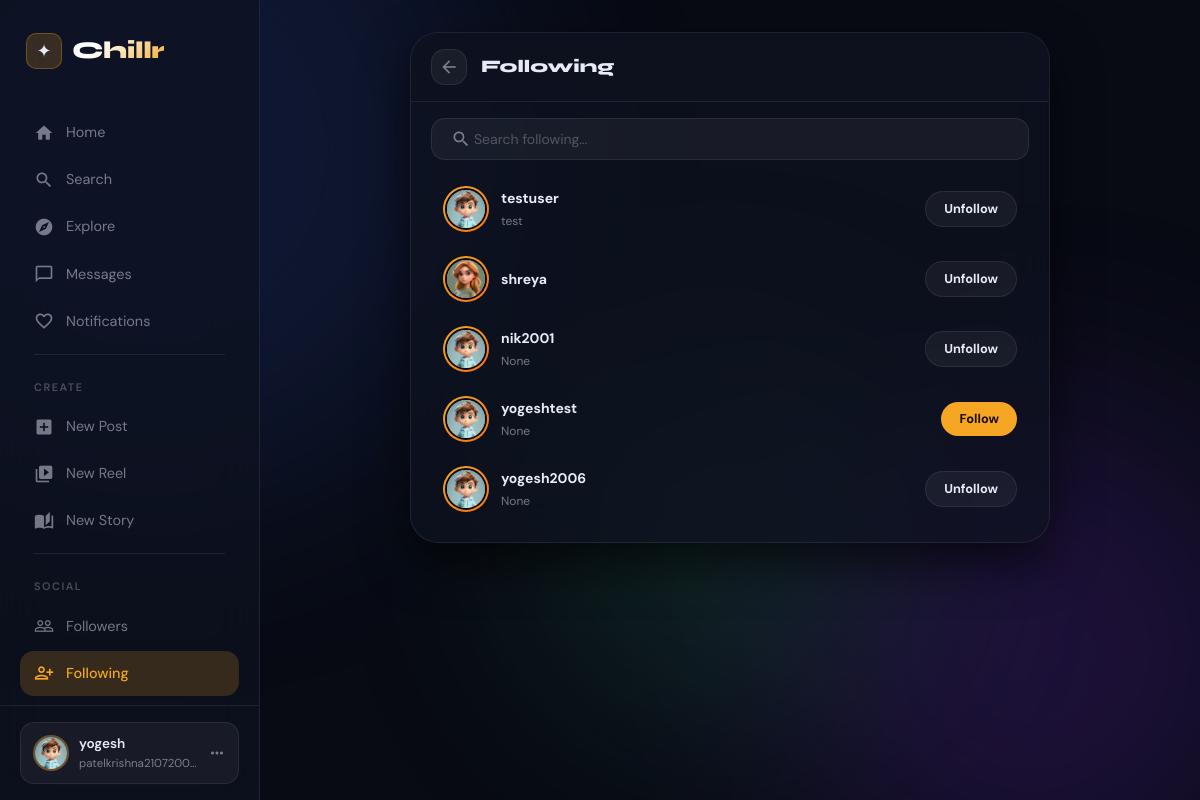
/following/ (signed in), run on the app's committed database.
### myapp/models.py (models this page shows, shortened)
class InstaUser(models.Model):
    GENDER_CHOICES = (
        ('male','Male'),
        ('female','Female'),
    )
    ACCOUNT_TYPE=(
        ('private','Private'),
        ('public',"Public")
    )
    username = models.CharField(max_length=100,unique=True)
    email = models.EmailField(unique=True)
    password = models.CharField(max_length=100)
    profile_pic = models.FileField(upload_to='profile_pics/', blank=True, null=True)
    gender = models.CharField(max_length=10,choices=GENDER_CHOICES,blank=True, null=True)
    name = models.CharField(max_length=100,blank=True, null=True)
    account_type=models.CharField(max_length=30,choices=ACCOUNT_TYPE,default="private")
    bio = models.TextField(blank=True, null=True)
    description = models.TextField(blank=True, null=True)
    otp=models.PositiveIntegerField(default=456)
    link = models.URLField(blank=True, null=True)
    created_at = models.DateTimeField(auto_now_add=True)
    updated_at = models.DateTimeField(auto_now=True)

### myapp/views.py (the view)
    def wrapper(request,*args,**kwargs):
        if "email" in request.session:
            try:
                uid = InstaUser.objects.get(email = request.session['email'])
                request.uid = uid
                return view_function(request,*args,**kwargs)
            except InstaUser.DoesNotExist:
                return redirect("login")
        return redirect("login")

### myapp/views.py (called while the page is built)
def checkLoggin(view_function):
    def wrapper(request,*args,**kwargs):
        if "email" in request.session:
            try:
                uid = InstaUser.objects.get(email = request.session['email'])
                request.uid = uid
                return view_function(request,*args,**kwargs)
            except InstaUser.DoesNotExist:
                return redirect("login")
        return redirect("login")
    return wrapper

@checkLoggin
def following(request):
    uid=request.uid
    following_users=InstaUser.objects.exclude(id=uid.id)
    following_ids=FollowUsers.objects.filter(following=uid).values_list("following_person_id",flat=True)
    query=request.GET.get('q')
    if query:
        following_users=following_users.filter(
            Q(username__icontains=query)|
            Q(name__icontains=query)
        )
    context={
        "uid" : uid,
        "following_users": following_users,
        "following_ids":following_ids,
    }
    return render(request,"myapp/following.html",context)

### myapp/templates/myapp/following.html (shortened to what this page needs)
{% extends 'myapp/base.html' %}
{% load static %}
{% block content %}
<div class="following-page">
    <div class="following-card">
        <div class="following-header">
            <a href="{% url 'profile' %}" class="following-back">
                <span class="material-icons">arrow_back</span>
            </a>
            <h2 class="following-title">Following</h2>
        </div>
        <div class="following-search-wrap">
            <form method="get" style="position:relative;">
                <span class="material-icons following-search-icon">search</span>
                <input type="text" name="q" value="{{ request.GET.q }}" class="following-search"
                    placeholder="Search following…">
            </form>
        </div>
        <div class="following-list">
            {% for person in following_users %}
            <div class="following-row">
                <a href="{% url 'profile' %}" class="following-profile">
                    <div class="following-avatar-ring">
                        <img src="{{ person.profile_pic.url }}" alt="{{ person.username }}">
                    </div>
                    <div class="following-info">
                        <span class="following-username">{{ person.username }}</span>
                        <span class="following-name">{{ person.name }}</span>
                    </div>
                </a>
                <a href="{% url 'follow_unfollow' pk=person.id %}"
                    class="btn-follow {% if person.id in following_ids %}btn-unfollow{% endif %}">
                    {% if person.id in following_ids %}
                    Unfollow
                    {% else %}
                    Follow
                    {% endif %}
                </a>
            </div>
            {% empty %}
            <div class="following-empty">
                <span class="material-icons">person_search</span>
                <h3>Nobody here yet</h3>
                <p>Accounts you follow will appear here.</p>
            </div>
            {% endfor %}
        </div>
    </div>
</div>
{% endblock %}

### myapp/templates/myapp/base.html (shortened to what this page needs)
{% load static %}
<!DOCTYPE html>
<html lang="en">
<head>
    <link rel="stylesheet" href="{% static 'myapp/css/style.css' %}">
    <link rel="stylesheet" href="{% static 'myapp/css/create_post.css' %}">
    <link rel="stylesheet" href="{% static 'myapp/css/chat.css' %}">
</head>
<body>
<div class="blobs" aria-hidden="true">
    <div class="blob blob-1"></div>
    <div class="blob blob-2"></div>
    <div class="blob blob-3"></div>
</div>
<div class="app-shell">
    <aside class="sidebar" id="sidebar">
        <div class="sidebar-top">
            <a href="{% url 'home' %}" class="sidebar-brand">
                <div class="sidebar-brand-logo">✦</div>
                <span class="sidebar-brand-name">Chillr</span>
            </a>
            <nav class="sidebar-nav">
                <a href="{% url 'home' %}"
                   class="nav-item {% if request.resolver_match.url_name == 'home' %}active{% endif %}">
                    <span class="material-icons">home</span>
                    Home
                </a>
                <a href="#"
                   class="nav-item {% if request.resolver_match.url_name == 'explore' %}active{% endif %}">
                    <span class="material-icons">search</span>
                    Search
                </a>
                <a href="{% url 'reels' %}"
                   class="nav-item {% if request.resolver_match.url_name == 'reels' %}active{% endif %}">
                    <span class="material-icons">explore</span>
                    Explore
                </a>
                <a href="{% url 'chat_screen' %}"
                   class="nav-item {% if request.resolver_match.url_name == 'chat_screen' %}active{% endif %}">
                    <span class="material-icons">chat_bubble_outline</span>
                    Messages
                </a>
                <a href="{% url 'notifications' %}"
                   class="nav-item {% if request.resolver_match.url_name == 'notifications' %}active{% endif %}">
                    <span class="material-icons">favorite_border</span>
                    Notifications
                </a>
                <div class="nav-divider"></div>
                <div class="nav-section-label">Create</div>
                <a href="{% url 'create-post' %}"
                   class="nav-item {% if request.resolver_match.url_name == 'create-post' %}active{% endif %}">
                    <span class="material-icons">add_box</span>
                    New Post
                </a>
                <a href="{% url 'create_reels' %}"
                   class="nav-item {% if request.resolver_match.url_name == 'create_reels' %}active{% endif %}">
                    <span class="material-icons">video_library</span>
                    New Reel
                </a>
                <a href="{% url 'create_story' %}"
                   class="nav-item {% if request.resolver_match.url_name == 'create_story' %}active{% endif %}">
                    <span class="material-icons">auto_stories</span>
                    New Story
                </a>
                <div class="nav-divider"></div>
                <div class="nav-section-label">Social</div>
                <a href="{% url 'followers' %}"
                   class="nav-item {% if request.resolver_match.url_name == 'followers' %}active{% endif %}">
                    <span class="material-icons">people_outline</span>
                    Followers
                </a>
                <a href="{% url 'following' %}"
                   class="nav-item {% if request.resolver_match.url_name == 'following' %}active{% endif %}">
                    <span class="material-icons">person_add_alt</span>
                    Following
                </a>
            </nav>
        </div>
        <div class="sidebar-user">
            <a href="{% url 'profile' %}" class="sidebar-user-card" style="text-decoration:none;">
                <img src="{{ uid.profile_pic.url }}" alt="" class="sidebar-user-avatar">
                <div class="sidebar-user-info">
                    <div class="sidebar-user-name">{{ uid.username }}</div>
                    <div class="sidebar-user-email">{{ uid.email }}</div>
                </div>
                <span class="material-icons sidebar-user-more" style="font-size:18px;">more_horiz</span>
            </a>
        </div>
    </aside>
    <div class="main-wrapper">
        {% block content %}{% endblock %}
    </div>
</div>
</body>
</html>

### myapp/templates/myapp/following.html (style rules this page uses)
.following-page { flex: 1; overflow-y: auto; display: flex; justify-content: center; padding: 32px 24px; }
.following-card { width: 100%; max-width: 640px; background: var(--bg-surface); backdrop-filter: blur(20px); border: 1px solid var(--border); border-radius: var(--radius-xl); overflow: hidden; box-shadow: var(--shadow-lg); display: flex; flex-direction: column; align-self: flex-start; }
.following-header { display: flex; align-items: center; gap: 14px; padding: 16px 20px; border-bottom: 1px solid var(--border); position: sticky; top: 0; background: var(--bg-surface); backdrop-filter: blur(20px); z-index: 10; }
.following-back { width: 36px; height: 36px; border-radius: var(--radius-md); background: var(--bg-hover); border: 1px solid var(--border); display: flex; align-items: center; justify-content: center; color: var(--text-muted); text-decoration: none; transition: all var(--transition); flex-shrink: 0; }
.following-back .material-icons { font-size: 20px; }
.following-title { font-family: 'Syne', sans-serif; font-size: 1.1rem; font-weight: 800; color: var(--text-main); }
.following-search-wrap { padding: 16px 20px 8px; position: relative; }
.following-search-icon { position: absolute; left: 20px; top: 50%; transform: translateY(-50%); color: var(--text-muted); font-size: 20px; pointer-events: none; }
.following-search { width: 100%; background: rgba(255, 255, 255, 0.05); border: 1px solid var(--border); border-radius: var(--radius-md); padding: 11px 16px 11px 42px; color: var(--text-main); font-family: 'DM Sans', sans-serif; font-size: 0.875rem; outline: none; transition: border-color var(--transition), background var(--transition); }
.following-search::placeholder { color: var(--text-dim); }
.following-list { display: flex; flex-direction: column; padding: 8px 20px 20px; gap: 4px; }
.following-row { display: flex; align-items: center; justify-content: space-between; gap: 10px; padding: 10px 12px; border-radius: var(--radius-lg); transition: background var(--transition); }
.following-profile { display: flex; align-items: center; gap: 12px; flex: 1; min-width: 0; text-decoration: none; }
.following-avatar-ring { width: 46px; height: 46px; border-radius: var(--radius-full); padding: 2px; background: linear-gradient(135deg, var(--accent), #f97316); flex-shrink: 0; }
.following-avatar-ring img { width: 100%; height: 100%; border-radius: var(--radius-full); object-fit: cover; border: 2px solid var(--bg-deep); display: block; }
.following-info { min-width: 0; }
.following-username { font-weight: 700; font-size: 0.875rem; color: var(--text-main); white-space: nowrap; overflow: hidden; text-overflow: ellipsis; display: block; }
.following-name { font-size: 0.75rem; color: var(--text-muted); white-space: nowrap; overflow: hidden; text-overflow: ellipsis; }
.btn-follow { display: inline-flex; align-items: center; padding: 7px 18px; border-radius: var(--radius-full); font-size: 0.8rem; font-weight: 700; font-family: 'DM Sans', sans-serif; background: var(--accent); color: #1a0e00; text-decoration: none; border: none; flex-shrink: 0; transition: background var(--transition), transform var(--transition); }
.btn-follow.btn-unfollow { background: var(--bg-hover); color: var(--text-main); border: 1px solid var(--border); }

### data on the page
InstaUser: profile_pic (picture), username "yogesh", email "patelkrishna2107200…"
InstaUser: profile_pic (picture), username "testuser", name "test", shows "Unfollow"
InstaUser: profile_pic (picture), username "shreya", shows "Unfollow"
InstaUser: profile_pic (picture), username "nik2001", name "None", shows "Unfollow"
InstaUser: profile_pic (picture), username "yogeshtest", name "None", shows "Follow"
InstaUser: profile_pic (picture), username "yogesh2006", name "None", shows "Unfollow"
